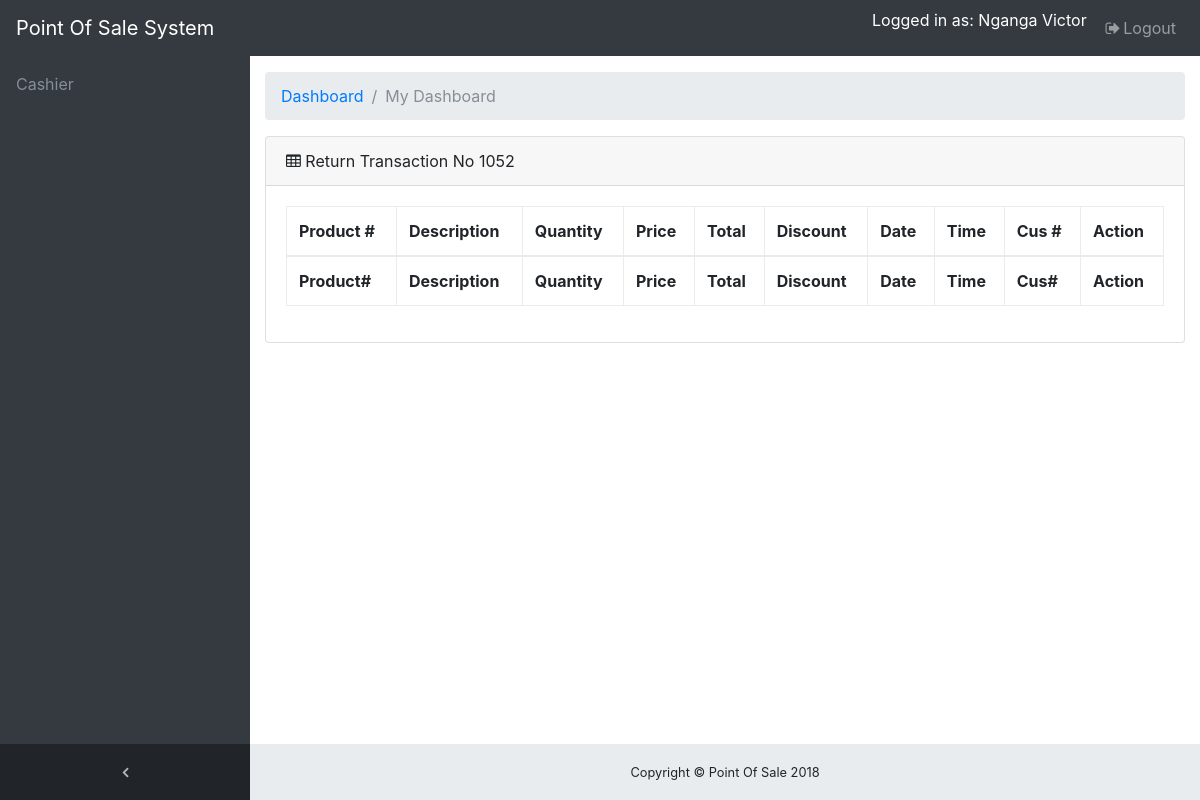
Page /transaction/return.php?transaction=1052 (signed in) on the earlier database version.
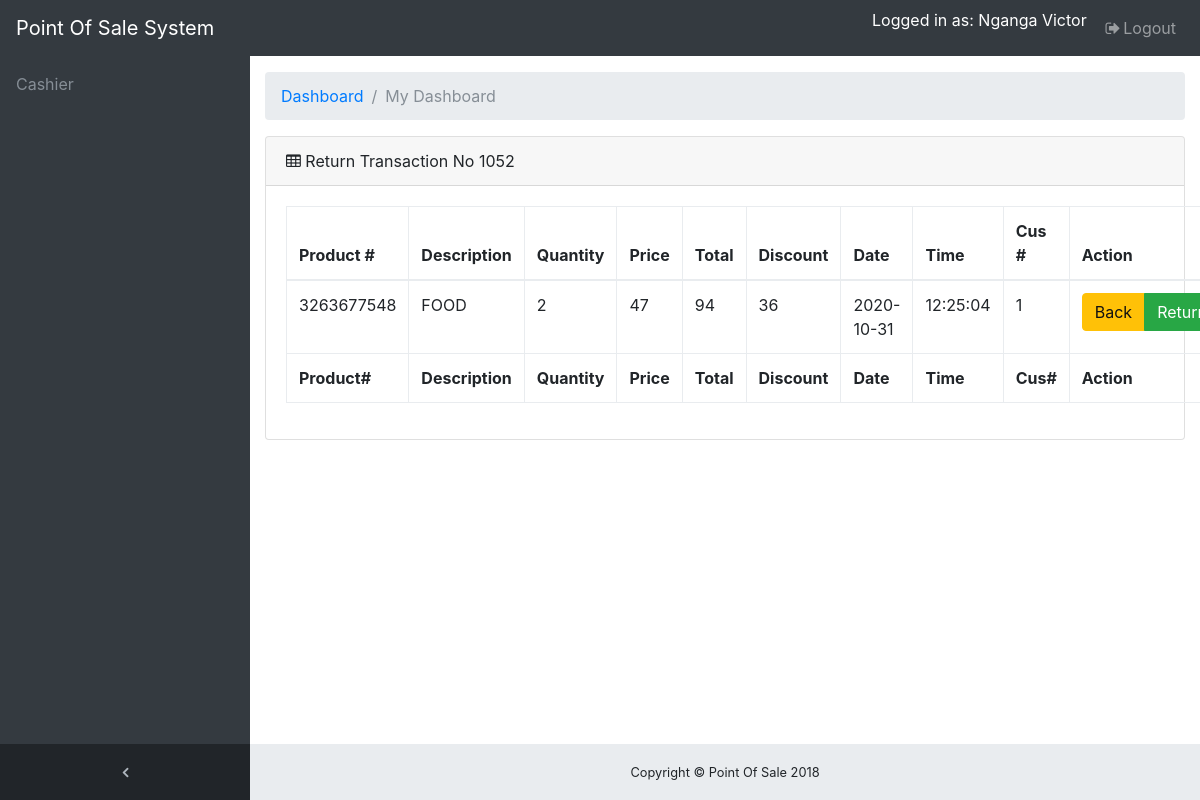
Same page on the later database version.
### tables this page shows
CREATE TABLE `tbl_product_his` (
  `id` int(11) NOT NULL,
  `productCode` varchar(100) NOT NULL,
  `description` varchar(100) NOT NULL,
  `taxcode` varchar(100) NOT NULL,
  `transactionNo` varchar(100) NOT NULL,
  `quantity` varchar(100) NOT NULL,
  `cost` varchar(100) NOT NULL,
  `salesValue` varchar(100) NOT NULL,
  `paid` varchar(100) NOT NULL,
  `bal` varchar(100) NOT NULL,
  `discount` varchar(100) NOT NULL,
  `transactionDate` date NOT NULL DEFAULT current_timestamp(),
  `transactionTime` time NOT NULL DEFAULT current_timestamp(),
  `employeeId` varchar(100) NOT NULL,
  `customerCode` varchar(100) NOT NULL,
  `year` year(4) NOT NULL DEFAULT 2019,
  `month` varchar(100) NOT NULL,
  `day` varchar(100) NOT NULL,
  `buyingPrice` varchar(100) NOT NULL
);

### transaction/return.php (the view, shortened to what this page needs)
<?php $get_trans = $_GET['transaction']; ?>
<!DOCTYPE html>
<html lang="en">
<head>
    <?php include "../includes/header-scripts.php"; ?>
</head>
<body class="fixed-nav sticky-footer bg-dark" id="page-top">
<?php include "../navigation.php"; ?>
<div class="content-wrapper">
    <div class="container-fluid">
        <ol class="breadcrumb">
            <li class="breadcrumb-item">
                <a href="#">Dashboard</a>
            </li>
            <li class="breadcrumb-item active">My Dashboard</li>
        </ol>
        <div class="card mb-3">
            <div class="card-header">
                <i class="fa fa-table"></i> Return Transaction No <?php echo $get_trans; ?>
            </div>
            <div class="card-body">
                <div class="table-responsive">
                    <table class="table table-bordered" id="dataTable" width="100%" cellspacing="0">
                        <thead>
                        <tr>
                            <th>Product #</th>
                            <th>Description</th>
                            <th>Quantity</th>
                            <th>Price</th>
                            <th>Total</th>
                            <th>Discount</th>
                            <th>Date</th>
                            <th>Time</th>
                            <th>Cus #</th>
                            <th>Action</th>
                        </tr>
                        </thead>
                        <tfoot>
                        <tr>
                            <th>Product#</th>
                            <th>Description</th>
                            <th>Quantity</th>
                            <th>Price</th>
                            <th>Total</th>
                            <th>Discount</th>
                            <th>Date</th>
                            <th>Time</th>
                            <th>Cus#</th>
                            <th>Action</th>
                        </tr>
                        </tfoot>
                        <?php
                        $selectProd = mysqli_query($link, "SELECT * FROM tbl_product_his WHERE transactionNo='$get_trans' ") or die (mysqli_error());
                        while ($row = mysqli_fetch_array($selectProd)) {
                            ?>
                            <tbody>
                            <tr>
                                <td><?php echo $row['productCode']; ?></td>
                                <td><?php echo $row['description']; ?></td>
                                <td><?php echo $row['quantity']; ?></td>
                                <td><?php echo $row['cost']; ?></td>
                                <td><?php echo $row['salesValue']; ?></td>
                                <td><?php echo $row['discount']; ?></td>
                                <td><?php echo $row['transactionDate']; ?></td>
                                <td><?php echo $row['transactionTime']; ?></td>
                                <td><?php echo $row['customerCode']; ?></td>
                                <td>
                                    <form action="action.php" method="post">
                                        <div class="btn-group">
                                            <a href="index.php" class="btn btn-warning">Back</a>
                                            <button name="return" class="btn btn-success">Return</button>
                                        </div>
                                    </form>
                                </td>
                            </tr>
                            </tbody>
                        <?php } ?>
                    </table>
                </div>
            </div>
        </div>
    </div>
    <?php include "../includes/footer.php"; ?>
</div>
</body>
</html>

### includes/header-scripts.php (shortened to what this page needs)
<link href="vendor/bootstrap/css/bootstrap.min.css" rel="stylesheet">
<link href="vendor/font-awesome/css/font-awesome.min.css" rel="stylesheet" type="text/css">
<link href="vendor/datatables/dataTables.bootstrap4.css" rel="stylesheet">
<link href="css/sb-admin.css" rel="stylesheet">
<link href="../vendor/bootstrap/css/bootstrap.min.css" rel="stylesheet">
<link href="../vendor/font-awesome/css/font-awesome.min.css" rel="stylesheet" type="text/css">
<link href="../vendor/datatables/dataTables.bootstrap4.css" rel="stylesheet">
<link href="../css/sb-admin.css" rel="stylesheet">

### navigation.php (shortened to what this page needs)
<nav class="navbar navbar-expand-lg navbar-dark bg-dark fixed-top" id="mainNav">
    <a class="navbar-brand" href="#">Point Of Sale System </a>
    <div class="collapse navbar-collapse" id="navbarResponsive">
      <?php include"sidebar.php";?>
      <ul class="navbar-nav sidenav-toggler">
        <li class="nav-item">
          <a class="nav-link text-center" id="sidenavToggler">
            <i class="fa fa-fw fa-angle-left"></i>
          </a>
        </li>
      </ul>
      <?php include"topbar.php";?>
    </div>
  </nav>

### sidebar.php (shortened to what this page needs)
<?php
if ($_SESSION['category']=='admin') {
    ?>
    <ul class="navbar-nav navbar-sidenav" id="exampleAccordion">
        <li class="nav-item" data-toggle="tooltip" data-placement="right" title="Dashboard">
            <a class="nav-link" href="../cashier">
                <span class="nav-link-text">Cashier</span>
            </a>
        </li>
        <li class="nav-item" data-toggle="tooltip" data-placement="right" title="Dashboard">
            <a class="nav-link" href="../products">
                <span class="nav-link-text">Products</span>
            </a>
        </li>
        <li class="nav-item" data-toggle="tooltip" data-placement="right" title="Dashboard">
            <a class="nav-link" href="../transaction">
                <span class="nav-link-text">Transaction</span>
            </a>
        </li>
        <!-- <li class="nav-item" data-toggle="tooltip" data-placement="right" title="Dashboard">
      <a class="nav-link" href="../sales">
         <i class="fa fa-fw fa-dashboard"></i>
        <span class="nav-link-text">Sales</span>
      </a>
    </li> -->
        <li class="nav-item" data-toggle="tooltip" data-placement="right" title="Dashboard">
            <a class="nav-link" href="../details">
                <span class="nav-link-text">Details</span>
            </a>
        </li>
        <li class="nav-item" data-toggle="tooltip" data-placement="right" title="Dashboard">
            <a class="nav-link" href="../customer">
                <span class="nav-link-text">Customer</span>
            </a>
        </li>
        <li class="nav-item" data-toggle="tooltip" data-placement="right" title="Dashboard">
            <a class="nav-link" href="../departments">
                <span class="nav-link-text">Departments</span>
            </a>
        </li>
        <li class="nav-item" data-toggle="tooltip" data-placement="right" title="Dashboard">
            <a class="nav-link" href="../employees">
                <span class="nav-link-text">Employees</span>
            </a>
        </li>
        <li class="nav-item" data-toggle="tooltip" data-placement="right" title="Dashboard">
            <a class="nav-link" href="../reports">
                <span class="nav-link-text">Reports</span>
            </a>
        </li>
        <li class="nav-item" data-toggle="tooltip" data-placement="right" title="Dashboard">
            <a class="nav-link" href="../tax">
                <span class="nav-link-text">Tax</span>
            </a>
        </li>
        <li class="nav-item" data-toggle="tooltip" data-placement="right" title="Dashboard">
            <a class="nav-link" href="../discount">
                <span class="nav-link-text">Discount</span>
            </a>
        </li>
        <li class="nav-item" data-toggle="tooltip" data-placement="right" title="Components">
            <a class="nav-link nav-link-collapse collapsed" data-toggle="collapse" href="#collapseComponents"
               data-parent="#exampleAccordion">
                <span class="nav-link-text">Price Tags & Stickers</span>
            </a>
            <ul class="sidenav-second-level collapse" id="collapseComponents">
                <li>
                    <a href="../price/stickers.php">Stickers</a>
                </li>
                <li>
                    <a href="../price/tags.php">Price Tags</a>
                </li>
            </ul>
        </li>
    </ul>
    <?php
}else{
    ?>
    <ul class="navbar-nav navbar-sidenav" id="exampleAccordion">
        <li class="nav-item" data-toggle="tooltip" data-placement="right" title="Dashboard">
            <a class="nav-link" href="../cashier">
                <span class="nav-link-text">Cashier</span>
            </a>
        </li>
    </ul>
    <?php
}
    ?>

### topbar.php
<ul class="navbar-nav ml-auto">
        <li class="nav-item">
          <form class="form-inline my-2 my-lg-0 mr-lg-2">
            <div class="input-group" style="color:#ffffff">
			Logged in as: <?php echo $_SESSION['name']; ?>
            </div>
          </form>
        </li>
        <li class="nav-item">
          <a class="nav-link" data-toggle="modal" data-target="#exampleModal">
            <i class="fa fa-fw fa-sign-out"></i>Logout</a>
        </li>
      </ul>

### includes/footer.php
<footer class="sticky-footer">
      <div class="container">
        <div class="text-center">
          <small>Copyright © Point Of Sale 2018</small>
        </div>
      </div>
</footer>

### css/sb-admin.css (style rules this page uses)
html { position: relative; min-height: 100%; }
body { overflow-x: hidden; }
body.sticky-footer { margin-bottom: 56px; }
body.sticky-footer .content-wrapper { min-height: calc(100vh - 56px - 56px); }
body.fixed-nav { padding-top: 56px; }
.content-wrapper { min-height: calc(100vh - 56px); padding-top: 1rem; }
#mainNav .navbar-collapse { overflow: auto; max-height: 75vh; }
#mainNav .navbar-collapse .navbar-nav .nav-item .nav-link { cursor: pointer; }
#mainNav .navbar-collapse .sidenav-toggler { display: none; }
@media (min-width: 992px) { #mainNav .navbar-brand { width: 250px; } }
@media (min-width: 992px) { #mainNav .navbar-collapse { overflow: visible; max-height: none; } }
@media (min-width: 992px) { #mainNav .navbar-collapse .navbar-sidenav { position: absolute; top: 0; left: 0; overflow-x: hidden; overflow-y: auto; -webkit-flex-direction: column; -ms-flex-direction: column; flex-direction: column; margin-top: 56px; } }
@media (min-width: 992px) { #mainNav .navbar-collapse .navbar-sidenav > .nav-item { width: 250px; padding: 0; } }
@media (min-width: 992px) { #mainNav .navbar-collapse .navbar-sidenav > .nav-item > .nav-link { padding: 1em; } }
#mainNav.fixed-top .sidenav-toggler { display: none; }
@media (min-width: 992px) { #mainNav.fixed-top .navbar-sidenav { height: calc(100vh - 112px); } }
@media (min-width: 992px) { #mainNav.fixed-top .sidenav-toggler { position: absolute; top: 0; left: 0; display: flex; overflow-x: hidden; overflow-y: auto; -webkit-flex-direction: column; -ms-flex-direction: column; flex-direction: column; margin-top: calc(100vh - 56px); } }
@media (min-width: 992px) { #mainNav.fixed-top .sidenav-toggler > .nav-item { width: 250px; padding: 0; } }
@media (min-width: 992px) { #mainNav.fixed-top .sidenav-toggler > .nav-item > .nav-link { padding: 1em; } }
#mainNav.fixed-top.navbar-dark .sidenav-toggler { background-color: #212529; }
#mainNav.fixed-top.navbar-dark .sidenav-toggler a i { color: #adb5bd; }
.content-wrapper { overflow-x: hidden; background: white; }
@media (min-width: 992px) { .content-wrapper { margin-left: 250px; } }
#sidenavToggler i { font-weight: 800; }
#mainNav.navbar-dark .navbar-collapse .navbar-sidenav > .nav-item > .nav-link { color: #868e96; }
@media (min-width: 992px) { #mainNav.navbar-dark .navbar-collapse .navbar-sidenav { background: #343a40; } }
footer.sticky-footer { position: absolute; right: 0; bottom: 0; width: 100%; height: 56px; background-color: #e9ecef; line-height: 55px; }
@media (min-width: 992px) { footer.sticky-footer { width: calc(100% - 250px); } }

Differences in the rows shown:
added tbl_product_his: productCode "3263677548", description "FOOD", quantity "2", cost "47", salesValue "94", discount "36", transactionDate "2020-10-31", transactionTime "12:25:04", customerCode "1"
